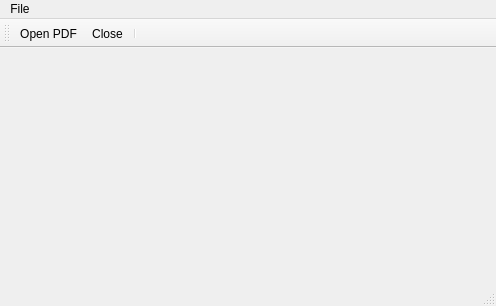
<?xml version="1.0" encoding="UTF-8"?>
<ui version="4.0">
 <class>PdfWindow</class>
 <widget class="QMainWindow" name="PdfWindow">
  <property name="geometry">
   <rect>
    <x>0</x>
    <y>0</y>
    <width>496</width>
    <height>306</height>
   </rect>
  </property>
  <property name="windowTitle">
   <string>MainWindow</string>
  </property>
  <widget class="QWidget" name="centralwidget">
   <layout class="QHBoxLayout" name="horizontalLayout"/>
  </widget>
  <widget class="QMenuBar" name="menubar">
   <property name="geometry">
    <rect>
     <x>0</x>
     <y>0</y>
     <width>496</width>
     <height>27</height>
    </rect>
   </property>
   <widget class="QMenu" name="menuFile">
    <property name="title">
     <string>File</string>
    </property>
    <addaction name="actionOpen_PDF"/>
    <addaction name="actionClose"/>
    <addaction name="separator"/>
    <addaction name="actionQuit"/>
   </widget>
   <addaction name="menuFile"/>
  </widget>
  <widget class="QStatusBar" name="statusbar"/>
  <widget class="QToolBar" name="toolBar">
   <property name="windowTitle">
    <string>toolBar</string>
   </property>
   <attribute name="toolBarArea">
    <enum>TopToolBarArea</enum>
   </attribute>
   <attribute name="toolBarBreak">
    <bool>false</bool>
   </attribute>
   <addaction name="actionOpen_PDF"/>
   <addaction name="actionClose"/>
   <addaction name="separator"/>
  </widget>
  <action name="actionOpen_PDF">
   <property name="text">
    <string>&amp;Open PDF...</string>
   </property>
   <property name="shortcut">
    <string>Ctrl+O</string>
   </property>
  </action>
  <action name="actionClose">
   <property name="text">
    <string>Close</string>
   </property>
   <property name="shortcut">
    <string>Ctrl+W</string>
   </property>
  </action>
  <action name="actionQuit">
   <property name="text">
    <string>&amp;Quit</string>
   </property>
   <property name="shortcut">
    <string>Ctrl+Q</string>
   </property>
  </action>
 </widget>
 <resources/>
 <connections/>
</ui>
